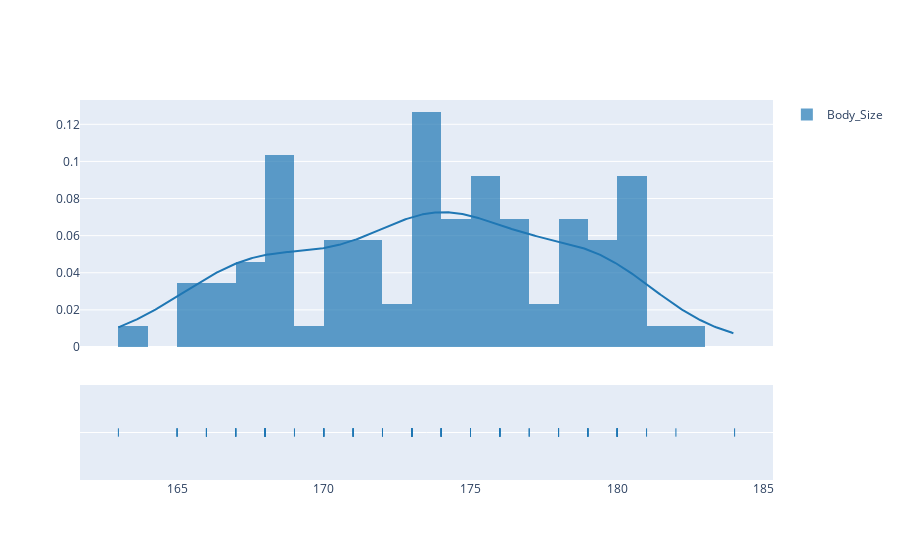

Source (notebook cell):
### Code cell
column = 'Body_Size'

ff.create_distplot([df[column].values], [column], bin_size = 1)

### Figure 1 — Plotly figure (JSON) as saved in the notebook; plotly's stock layout.template omitted (floating-point values rounded to 4 significant figures; data arrays with more than 128 entries replaced by an {"elided": "..."} marker saying what was removed)
{"data": [{"autobinx": false, "histnorm": "probability density", "legendgroup": "Body_Size", "marker": {"color": "rgb(31, 119, 180)"}, "name": "Body_Size", "opacity": 0.7, "type": "histogram", "x": [167, 171, 168, 171, 172, 175, 168, 184, 173, 167, 178, 168, 178, 173, 170, 175, 173, 171, 174, 168, 171, 168, 175, 180, 173, 174, 169, 176, 170, 182, 174, 170, 180, 179, 181, 180, 178, 173, 178, 180, 174, 168, 179, 170, 179, 180, 180, 174, 175, 178, 176, 180, 176, 180, 175, 173, 166, 168, 176, 177, 172, 173, 173, 179, 176, 175, 173, 178, 175, 176, 179, 170, 177, 163, 173, 167, 175, 166, 173, 168, 168, 171, 165, 174, 167, 165, 166, 165], "xaxis": "x", "xbins": {"end": 184, "size": 1, "start": 163}, "yaxis": "y"}, {"legendgroup": "Body_Size", "marker": {"color": "rgb(31, 119, 180)"}, "mode": "lines", "name": "Body_Size", "showlegend": false, "type": "scatter", "x": {"elided": "500 float values"}, "xaxis": "x", "y": {"elided": "500 float values"}, "yaxis": "y"}, {"legendgroup": "Body_Size", "marker": {"color": "rgb(31, 119, 180)", "symbol": "line-ns-open"}, "mode": "markers", "name": "Body_Size", "showlegend": false, "type": "scatter", "x": [167, 171, 168, 171, 172, 175, 168, 184, 173, 167, 178, 168, 178, 173, 170, 175, 173, 171, 174, 168, 171, 168, 175, 180, 173, 174, 169, 176, 170, 182, 174, 170, 180, 179, 181, 180, 178, 173, 178, 180, 174, 168, 179, 170, 179, 180, 180, 174, 175, 178, 176, 180, 176, 180, 175, 173, 166, 168, 176, 177, 172, 173, 173, 179, 176, 175, 173, 178, 175, 176, 179, 170, 177, 163, 173, 167, 175, 166, 173, 168, 168, 171, 165, 174, 167, 165, 166, 165], "xaxis": "x", "y": ["Body_Size", "Body_Size", "Body_Size", "Body_Size", "Body_Size", "Body_Size", "Body_Size", "Body_Size", "Body_Size", "Body_Size", "Body_Size", "Body_Size", "Body_Size", "Body_Size", "Body_Size", "Body_Size", "Body_Size", "Body_Size", "Body_Size", "Body_Size", "Body_Size", "Body_Size", "Body_Size", "Body_Size", "Body_Size", "Body_Size", "Body_Size", "Body_Size", "Body_Size", "Body_Size", "Body_Size", "Body_Size", "Body_Size", "Body_Size", "Body_Size", "Body_Size", "Body_Size", "Body_Size", "Body_Size", "Body_Size", "Body_Size", "Body_Size", "Body_Size", "Body_Size", "Body_Size", "Body_Size", "Body_Size", "Body_Size", "Body_Size", "Body_Size", "Body_Size", "Body_Size", "Body_Size", "Body_Size", "Body_Size", "Body_Size", "Body_Size", "Body_Size", "Body_Size", "Body_Size", "Body_Size", "Body_Size", "Body_Size", "Body_Size", "Body_Size", "Body_Size", "Body_Size", "Body_Size", "Body_Size", "Body_Size", "Body_Size", "Body_Size", "Body_Size", "Body_Size", "Body_Size", "Body_Size", "Body_Size", "Body_Size", "Body_Size", "Body_Size", "Body_Size", "Body_Size", "Body_Size", "Body_Size", "Body_Size", "Body_Size", "Body_Size", "Body_Size"], "yaxis": "y2"}], "layout": {"barmode": "overlay", "hovermode": "closest", "legend": {"traceorder": "reversed"}, "xaxis": {"anchor": "y2", "domain": [0, 1], "zeroline": false}, "yaxis": {"anchor": "free", "domain": [0.35, 1], "position": 0}, "yaxis2": {"anchor": "x", "domain": [0, 0.25], "dtick": 1, "showticklabels": false}}}
